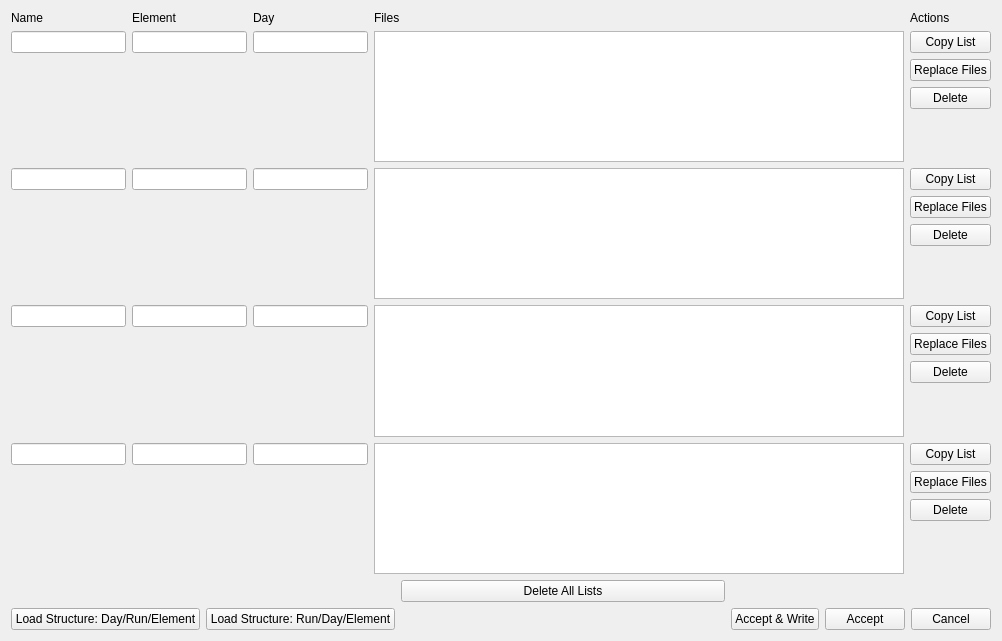
<?xml version="1.0" encoding="UTF-8"?>
<ui version="4.0">
 <class>Form</class>
 <widget class="QWidget" name="Form">
  <property name="geometry">
   <rect>
    <x>0</x>
    <y>0</y>
    <width>1002</width>
    <height>641</height>
   </rect>
  </property>
  <property name="windowTitle">
   <string>Form</string>
  </property>
  <layout class="QVBoxLayout" name="verticalLayout_19">
   <item>
    <layout class="QVBoxLayout" name="verticalLayout_18">
     <item>
      <layout class="QHBoxLayout" name="horizontalLayout">
       <item>
        <layout class="QVBoxLayout" name="verticalLayout_2">
         <item>
          <widget class="QLabel" name="label_4">
           <property name="minimumSize">
            <size>
             <width>110</width>
             <height>0</height>
            </size>
           </property>
           <property name="maximumSize">
            <size>
             <width>115</width>
             <height>16777215</height>
            </size>
           </property>
           <property name="text">
            <string>Name</string>
           </property>
          </widget>
         </item>
         <item>
          <widget class="QLineEdit" name="lineEdit">
           <property name="minimumSize">
            <size>
             <width>110</width>
             <height>0</height>
            </size>
           </property>
           <property name="maximumSize">
            <size>
             <width>115</width>
             <height>16777215</height>
            </size>
           </property>
          </widget>
         </item>
         <item>
          <spacer name="verticalSpacer">
           <property name="orientation">
            <enum>Qt::Vertical</enum>
           </property>
           <property name="sizeHint" stdset="0">
            <size>
             <width>0</width>
             <height>40</height>
            </size>
           </property>
          </spacer>
         </item>
        </layout>
       </item>
       <item>
        <layout class="QVBoxLayout" name="verticalLayout_3">
         <item>
          <widget class="QLabel" name="label_3">
           <property name="minimumSize">
            <size>
             <width>110</width>
             <height>0</height>
            </size>
           </property>
           <property name="maximumSize">
            <size>
             <width>115</width>
             <height>16777215</height>
            </size>
           </property>
           <property name="text">
            <string>Element</string>
           </property>
          </widget>
         </item>
         <item>
          <widget class="QLineEdit" name="lineEdit_2">
           <property name="minimumSize">
            <size>
             <width>110</width>
             <height>0</height>
            </size>
           </property>
           <property name="maximumSize">
            <size>
             <width>115</width>
             <height>16777215</height>
            </size>
           </property>
          </widget>
         </item>
         <item>
          <spacer name="verticalSpacer_2">
           <property name="orientation">
            <enum>Qt::Vertical</enum>
           </property>
           <property name="sizeHint" stdset="0">
            <size>
             <width>20</width>
             <height>40</height>
            </size>
           </property>
          </spacer>
         </item>
        </layout>
       </item>
       <item>
        <layout class="QVBoxLayout" name="verticalLayout_4">
         <item>
          <widget class="QLabel" name="label_2">
           <property name="minimumSize">
            <size>
             <width>110</width>
             <height>0</height>
            </size>
           </property>
           <property name="maximumSize">
            <size>
             <width>115</width>
             <height>16777215</height>
            </size>
           </property>
           <property name="text">
            <string>Day</string>
           </property>
          </widget>
         </item>
         <item>
          <widget class="QLineEdit" name="lineEdit_3">
           <property name="minimumSize">
            <size>
             <width>110</width>
             <height>0</height>
            </size>
           </property>
           <property name="maximumSize">
            <size>
             <width>115</width>
             <height>16777215</height>
            </size>
           </property>
          </widget>
         </item>
         <item>
          <spacer name="verticalSpacer_3">
           <property name="orientation">
            <enum>Qt::Vertical</enum>
           </property>
           <property name="sizeHint" stdset="0">
            <size>
             <width>20</width>
             <height>40</height>
            </size>
           </property>
          </spacer>
         </item>
        </layout>
       </item>
       <item>
        <layout class="QVBoxLayout" name="verticalLayout">
         <item>
          <widget class="QLabel" name="label">
           <property name="text">
            <string>Files</string>
           </property>
          </widget>
         </item>
         <item>
          <widget class="QListView" name="listView">
           <property name="minimumSize">
            <size>
             <width>400</width>
             <height>0</height>
            </size>
           </property>
           <property name="maximumSize">
            <size>
             <width>800</width>
             <height>16777215</height>
            </size>
           </property>
          </widget>
         </item>
        </layout>
       </item>
       <item>
        <layout class="QVBoxLayout" name="verticalLayout_5">
         <item>
          <widget class="QLabel" name="label_5">
           <property name="text">
            <string>Actions</string>
           </property>
          </widget>
         </item>
         <item>
          <widget class="QPushButton" name="pushButton">
           <property name="text">
            <string>Copy List</string>
           </property>
          </widget>
         </item>
         <item>
          <widget class="QPushButton" name="pushButton_2">
           <property name="text">
            <string>Replace Files</string>
           </property>
          </widget>
         </item>
         <item>
          <widget class="QPushButton" name="pushButton_3">
           <property name="text">
            <string>Delete</string>
           </property>
          </widget>
         </item>
         <item>
          <spacer name="verticalSpacer_4">
           <property name="orientation">
            <enum>Qt::Vertical</enum>
           </property>
           <property name="sizeHint" stdset="0">
            <size>
             <width>20</width>
             <height>40</height>
            </size>
           </property>
          </spacer>
         </item>
        </layout>
       </item>
      </layout>
     </item>
     <item>
      <layout class="QHBoxLayout" name="horizontalLayout_2">
       <item>
        <layout class="QVBoxLayout" name="verticalLayout_7">
         <item>
          <widget class="QLineEdit" name="lineEdit_4">
           <property name="minimumSize">
            <size>
             <width>110</width>
             <height>0</height>
            </size>
           </property>
           <property name="maximumSize">
            <size>
             <width>115</width>
             <height>16777215</height>
            </size>
           </property>
          </widget>
         </item>
         <item>
          <spacer name="verticalSpacer_5">
           <property name="orientation">
            <enum>Qt::Vertical</enum>
           </property>
           <property name="sizeHint" stdset="0">
            <size>
             <width>20</width>
             <height>40</height>
            </size>
           </property>
          </spacer>
         </item>
        </layout>
       </item>
       <item>
        <layout class="QVBoxLayout" name="verticalLayout_8">
         <item>
          <widget class="QLineEdit" name="lineEdit_5">
           <property name="minimumSize">
            <size>
             <width>110</width>
             <height>0</height>
            </size>
           </property>
           <property name="maximumSize">
            <size>
             <width>115</width>
             <height>16777215</height>
            </size>
           </property>
          </widget>
         </item>
         <item>
          <spacer name="verticalSpacer_6">
           <property name="orientation">
            <enum>Qt::Vertical</enum>
           </property>
           <property name="sizeHint" stdset="0">
            <size>
             <width>20</width>
             <height>40</height>
            </size>
           </property>
          </spacer>
         </item>
        </layout>
       </item>
       <item>
        <layout class="QVBoxLayout" name="verticalLayout_9">
         <item>
          <widget class="QLineEdit" name="lineEdit_6">
           <property name="minimumSize">
            <size>
             <width>110</width>
             <height>0</height>
            </size>
           </property>
           <property name="maximumSize">
            <size>
             <width>115</width>
             <height>16777215</height>
            </size>
           </property>
          </widget>
         </item>
         <item>
          <spacer name="verticalSpacer_7">
           <property name="orientation">
            <enum>Qt::Vertical</enum>
           </property>
           <property name="sizeHint" stdset="0">
            <size>
             <width>20</width>
             <height>40</height>
            </size>
           </property>
          </spacer>
         </item>
        </layout>
       </item>
       <item>
        <widget class="QListView" name="listView_2">
         <property name="minimumSize">
          <size>
           <width>400</width>
           <height>0</height>
          </size>
         </property>
         <property name="maximumSize">
          <size>
           <width>800</width>
           <height>16777215</height>
          </size>
         </property>
        </widget>
       </item>
       <item>
        <layout class="QVBoxLayout" name="verticalLayout_6">
         <item>
          <widget class="QPushButton" name="pushButton_4">
           <property name="text">
            <string>Copy List</string>
           </property>
          </widget>
         </item>
         <item>
          <widget class="QPushButton" name="pushButton_5">
           <property name="text">
            <string>Replace Files</string>
           </property>
          </widget>
         </item>
         <item>
          <widget class="QPushButton" name="pushButton_6">
           <property name="text">
            <string>Delete</string>
           </property>
          </widget>
         </item>
         <item>
          <spacer name="verticalSpacer_8">
           <property name="orientation">
            <enum>Qt::Vertical</enum>
           </property>
           <property name="sizeHint" stdset="0">
            <size>
             <width>20</width>
             <height>40</height>
            </size>
           </property>
          </spacer>
         </item>
        </layout>
       </item>
      </layout>
     </item>
     <item>
      <layout class="QHBoxLayout" name="horizontalLayout_3">
       <item>
        <layout class="QVBoxLayout" name="verticalLayout_10">
         <item>
          <widget class="QLineEdit" name="lineEdit_7">
           <property name="minimumSize">
            <size>
             <width>110</width>
             <height>0</height>
            </size>
           </property>
           <property name="maximumSize">
            <size>
             <width>115</width>
             <height>16777215</height>
            </size>
           </property>
          </widget>
         </item>
         <item>
          <spacer name="verticalSpacer_9">
           <property name="orientation">
            <enum>Qt::Vertical</enum>
           </property>
           <property name="sizeHint" stdset="0">
            <size>
             <width>20</width>
             <height>40</height>
            </size>
           </property>
          </spacer>
         </item>
        </layout>
       </item>
       <item>
        <layout class="QVBoxLayout" name="verticalLayout_11">
         <item>
          <widget class="QLineEdit" name="lineEdit_8">
           <property name="minimumSize">
            <size>
             <width>110</width>
             <height>0</height>
            </size>
           </property>
           <property name="maximumSize">
            <size>
             <width>115</width>
             <height>16777215</height>
            </size>
           </property>
          </widget>
         </item>
         <item>
          <spacer name="verticalSpacer_10">
           <property name="orientation">
            <enum>Qt::Vertical</enum>
           </property>
           <property name="sizeHint" stdset="0">
            <size>
             <width>20</width>
             <height>40</height>
            </size>
           </property>
          </spacer>
         </item>
        </layout>
       </item>
       <item>
        <layout class="QVBoxLayout" name="verticalLayout_12">
         <item>
          <widget class="QLineEdit" name="lineEdit_9">
           <property name="minimumSize">
            <size>
             <width>110</width>
             <height>0</height>
            </size>
           </property>
           <property name="maximumSize">
            <size>
             <width>115</width>
             <height>16777215</height>
            </size>
           </property>
          </widget>
         </item>
         <item>
          <spacer name="verticalSpacer_11">
           <property name="orientation">
            <enum>Qt::Vertical</enum>
           </property>
           <property name="sizeHint" stdset="0">
            <size>
             <width>20</width>
             <height>40</height>
            </size>
           </property>
          </spacer>
         </item>
        </layout>
       </item>
       <item>
        <widget class="QListView" name="listView_3">
         <property name="minimumSize">
          <size>
           <width>400</width>
           <height>0</height>
          </size>
         </property>
         <property name="maximumSize">
          <size>
           <width>800</width>
           <height>16777215</height>
          </size>
         </property>
        </widget>
       </item>
       <item>
        <layout class="QVBoxLayout" name="verticalLayout_13">
         <item>
          <widget class="QPushButton" name="pushButton_7">
           <property name="text">
            <string>Copy List</string>
           </property>
          </widget>
         </item>
         <item>
          <widget class="QPushButton" name="pushButton_8">
           <property name="text">
            <string>Replace Files</string>
           </property>
          </widget>
         </item>
         <item>
          <widget class="QPushButton" name="pushButton_9">
           <property name="text">
            <string>Delete</string>
           </property>
          </widget>
         </item>
         <item>
          <spacer name="verticalSpacer_12">
           <property name="orientation">
            <enum>Qt::Vertical</enum>
           </property>
           <property name="sizeHint" stdset="0">
            <size>
             <width>20</width>
             <height>40</height>
            </size>
           </property>
          </spacer>
         </item>
        </layout>
       </item>
      </layout>
     </item>
     <item>
      <layout class="QHBoxLayout" name="horizontalLayout_4">
       <item>
        <layout class="QVBoxLayout" name="verticalLayout_14">
         <item>
          <widget class="QLineEdit" name="lineEdit_10">
           <property name="minimumSize">
            <size>
             <width>110</width>
             <height>0</height>
            </size>
           </property>
           <property name="maximumSize">
            <size>
             <width>115</width>
             <height>16777215</height>
            </size>
           </property>
          </widget>
         </item>
         <item>
          <spacer name="verticalSpacer_13">
           <property name="orientation">
            <enum>Qt::Vertical</enum>
           </property>
           <property name="sizeHint" stdset="0">
            <size>
             <width>20</width>
             <height>40</height>
            </size>
           </property>
          </spacer>
         </item>
        </layout>
       </item>
       <item>
        <layout class="QVBoxLayout" name="verticalLayout_15">
         <item>
          <widget class="QLineEdit" name="lineEdit_11">
           <property name="minimumSize">
            <size>
             <width>110</width>
             <height>0</height>
            </size>
           </property>
           <property name="maximumSize">
            <size>
             <width>115</width>
             <height>16777215</height>
            </size>
           </property>
          </widget>
         </item>
         <item>
          <spacer name="verticalSpacer_14">
           <property name="orientation">
            <enum>Qt::Vertical</enum>
           </property>
           <property name="sizeHint" stdset="0">
            <size>
             <width>20</width>
             <height>40</height>
            </size>
           </property>
          </spacer>
         </item>
        </layout>
       </item>
       <item>
        <layout class="QVBoxLayout" name="verticalLayout_16">
         <item>
          <widget class="QLineEdit" name="lineEdit_12">
           <property name="minimumSize">
            <size>
             <width>110</width>
             <height>0</height>
            </size>
           </property>
           <property name="maximumSize">
            <size>
             <width>115</width>
             <height>16777215</height>
            </size>
           </property>
          </widget>
         </item>
         <item>
          <spacer name="verticalSpacer_15">
           <property name="orientation">
            <enum>Qt::Vertical</enum>
           </property>
           <property name="sizeHint" stdset="0">
            <size>
             <width>20</width>
             <height>40</height>
            </size>
           </property>
          </spacer>
         </item>
        </layout>
       </item>
       <item>
        <widget class="QListView" name="listView_4">
         <property name="minimumSize">
          <size>
           <width>400</width>
           <height>0</height>
          </size>
         </property>
         <property name="maximumSize">
          <size>
           <width>800</width>
           <height>16777215</height>
          </size>
         </property>
        </widget>
       </item>
       <item>
        <layout class="QVBoxLayout" name="verticalLayout_17">
         <item>
          <widget class="QPushButton" name="pushButton_10">
           <property name="text">
            <string>Copy List</string>
           </property>
          </widget>
         </item>
         <item>
          <widget class="QPushButton" name="pushButton_11">
           <property name="text">
            <string>Replace Files</string>
           </property>
          </widget>
         </item>
         <item>
          <widget class="QPushButton" name="pushButton_12">
           <property name="text">
            <string>Delete</string>
           </property>
          </widget>
         </item>
         <item>
          <spacer name="verticalSpacer_16">
           <property name="orientation">
            <enum>Qt::Vertical</enum>
           </property>
           <property name="sizeHint" stdset="0">
            <size>
             <width>20</width>
             <height>40</height>
            </size>
           </property>
          </spacer>
         </item>
        </layout>
       </item>
      </layout>
     </item>
    </layout>
   </item>
   <item>
    <layout class="QGridLayout" name="gridLayout">
     <item row="1" column="2">
      <widget class="QPushButton" name="pushButton_15">
       <property name="text">
        <string>Load Structure: Run/Day/Element</string>
       </property>
      </widget>
     </item>
     <item row="1" column="3">
      <spacer name="horizontalSpacer">
       <property name="orientation">
        <enum>Qt::Horizontal</enum>
       </property>
       <property name="sizeHint" stdset="0">
        <size>
         <width>40</width>
         <height>20</height>
        </size>
       </property>
      </spacer>
     </item>
     <item row="1" column="0">
      <widget class="QPushButton" name="pushButton_13">
       <property name="text">
        <string>Load Structure: Day/Run/Element</string>
       </property>
      </widget>
     </item>
     <item row="1" column="6">
      <widget class="QPushButton" name="pushButton_18">
       <property name="text">
        <string>Cancel</string>
       </property>
      </widget>
     </item>
     <item row="1" column="5">
      <widget class="QPushButton" name="pushButton_17">
       <property name="text">
        <string>Accept</string>
       </property>
      </widget>
     </item>
     <item row="1" column="4">
      <widget class="QPushButton" name="pushButton_16">
       <property name="text">
        <string>Accept &amp;&amp; Write</string>
       </property>
      </widget>
     </item>
     <item row="0" column="3">
      <widget class="QPushButton" name="pushButton_14">
       <property name="text">
        <string>Delete All Lists</string>
       </property>
      </widget>
     </item>
    </layout>
   </item>
  </layout>
 </widget>
 <resources/>
 <connections/>
</ui>
